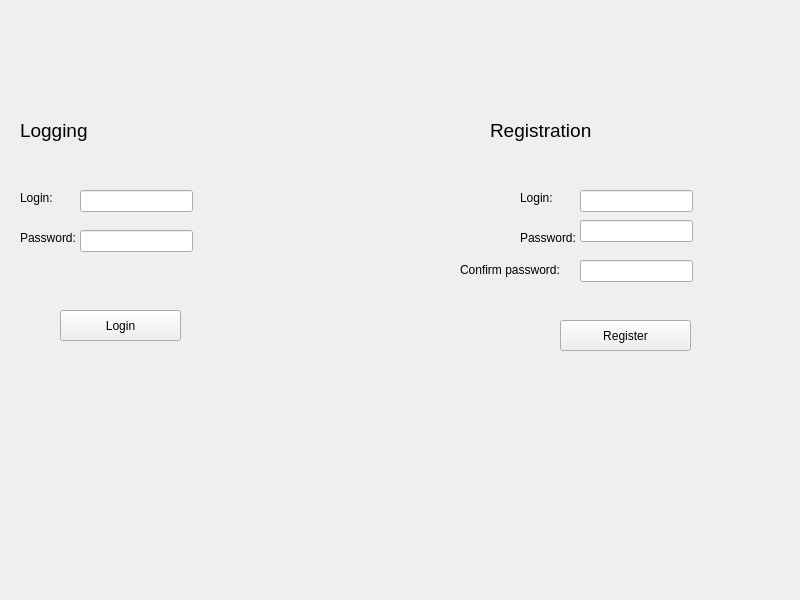
<?xml version="1.0" encoding="UTF-8"?>
<ui version="4.0">
 <class>Logging_GUI</class>
 <widget class="QWidget" name="Logging_GUI">
  <property name="geometry">
   <rect>
    <x>0</x>
    <y>0</y>
    <width>800</width>
    <height>600</height>
   </rect>
  </property>
  <property name="windowTitle">
   <string>Logging_GUI</string>
  </property>
  <widget class="QLabel" name="label_registration">
   <property name="geometry">
    <rect>
     <x>490</x>
     <y>100</y>
     <width>281</width>
     <height>61</height>
    </rect>
   </property>
   <property name="text">
    <string>&lt;html&gt;&lt;head/&gt;&lt;body&gt;&lt;p&gt;&lt;span style=&quot; font-size:14pt;&quot;&gt;Registration&lt;/span&gt;&lt;/p&gt;&lt;/body&gt;&lt;/html&gt;</string>
   </property>
  </widget>
  <widget class="QPushButton" name="pushButton_login">
   <property name="geometry">
    <rect>
     <x>60</x>
     <y>310</y>
     <width>121</width>
     <height>31</height>
    </rect>
   </property>
   <property name="text">
    <string>Login</string>
   </property>
  </widget>
  <widget class="QLabel" name="label_logging">
   <property name="geometry">
    <rect>
     <x>20</x>
     <y>100</y>
     <width>341</width>
     <height>61</height>
    </rect>
   </property>
   <property name="text">
    <string>&lt;html&gt;&lt;head/&gt;&lt;body&gt;&lt;p&gt;&lt;span style=&quot; font-size:14pt;&quot;&gt;Logging&lt;/span&gt;&lt;/p&gt;&lt;/body&gt;&lt;/html&gt;</string>
   </property>
  </widget>
  <widget class="QLabel" name="label_reg_login">
   <property name="geometry">
    <rect>
     <x>520</x>
     <y>190</y>
     <width>55</width>
     <height>16</height>
    </rect>
   </property>
   <property name="text">
    <string>Login:</string>
   </property>
  </widget>
  <widget class="QLabel" name="label_login">
   <property name="geometry">
    <rect>
     <x>20</x>
     <y>190</y>
     <width>55</width>
     <height>16</height>
    </rect>
   </property>
   <property name="text">
    <string>Login:</string>
   </property>
  </widget>
  <widget class="QLineEdit" name="lineEdit_password">
   <property name="geometry">
    <rect>
     <x>80</x>
     <y>230</y>
     <width>113</width>
     <height>22</height>
    </rect>
   </property>
   <property name="echoMode">
    <enum>QLineEdit::Password</enum>
   </property>
  </widget>
  <widget class="QLineEdit" name="lineEdit_reg_password">
   <property name="geometry">
    <rect>
     <x>580</x>
     <y>220</y>
     <width>113</width>
     <height>22</height>
    </rect>
   </property>
   <property name="echoMode">
    <enum>QLineEdit::Password</enum>
   </property>
  </widget>
  <widget class="QLineEdit" name="lineEdit_reg_login">
   <property name="geometry">
    <rect>
     <x>580</x>
     <y>190</y>
     <width>113</width>
     <height>22</height>
    </rect>
   </property>
  </widget>
  <widget class="QLineEdit" name="lineEdit_confirm_password">
   <property name="geometry">
    <rect>
     <x>580</x>
     <y>260</y>
     <width>113</width>
     <height>22</height>
    </rect>
   </property>
   <property name="echoMode">
    <enum>QLineEdit::Password</enum>
   </property>
  </widget>
  <widget class="QLineEdit" name="lineEdit_login">
   <property name="geometry">
    <rect>
     <x>80</x>
     <y>190</y>
     <width>113</width>
     <height>22</height>
    </rect>
   </property>
  </widget>
  <widget class="QLabel" name="label_confirm_password">
   <property name="geometry">
    <rect>
     <x>460</x>
     <y>260</y>
     <width>101</width>
     <height>20</height>
    </rect>
   </property>
   <property name="text">
    <string>Confirm password:</string>
   </property>
  </widget>
  <widget class="QLabel" name="label_password">
   <property name="geometry">
    <rect>
     <x>20</x>
     <y>230</y>
     <width>55</width>
     <height>16</height>
    </rect>
   </property>
   <property name="text">
    <string>Password:</string>
   </property>
  </widget>
  <widget class="QLabel" name="label_reg_password">
   <property name="geometry">
    <rect>
     <x>520</x>
     <y>230</y>
     <width>55</width>
     <height>16</height>
    </rect>
   </property>
   <property name="text">
    <string>Password:</string>
   </property>
  </widget>
  <widget class="QPushButton" name="pushButton_register">
   <property name="geometry">
    <rect>
     <x>560</x>
     <y>320</y>
     <width>131</width>
     <height>31</height>
    </rect>
   </property>
   <property name="text">
    <string>Register</string>
   </property>
  </widget>
 </widget>
 <layoutdefault spacing="6" margin="11"/>
 <resources/>
 <connections/>
</ui>
